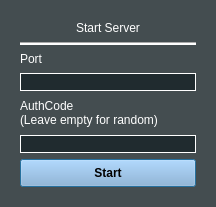
<?xml version="1.0" encoding="UTF-8"?>
<ui version="4.0">
 <class>startserver</class>
 <widget class="QDialog" name="startserver">
  <property name="geometry">
   <rect>
    <x>0</x>
    <y>0</y>
    <width>216</width>
    <height>207</height>
   </rect>
  </property>
  <property name="windowTitle">
   <string>Dialog</string>
  </property>
  <property name="styleSheet">
   <string notr="true">QWidget#startserver {
	background-color: rgba(32, 43, 47, 60%);
}
QLabel {
	background-color: rgba(32, 43, 47, 0%);
	color: rgb(255, 255, 255);
}
QLineEdit {
    background-color: #202B2F;
	color: #FFFFFF;
    border-style: outset;
    border-width: 2px;
    border-radius: 3px;
    border-color: beige;
    font: bold 10px;
}

</string>
  </property>
  <layout class="QGridLayout" name="gridLayout">
   <property name="leftMargin">
    <number>20</number>
   </property>
   <property name="topMargin">
    <number>20</number>
   </property>
   <property name="rightMargin">
    <number>20</number>
   </property>
   <property name="bottomMargin">
    <number>20</number>
   </property>
   <item row="2" column="0">
    <widget class="QLabel" name="label">
     <property name="text">
      <string>Port</string>
     </property>
    </widget>
   </item>
   <item row="7" column="0">
    <widget class="QPushButton" name="pushButton">
     <property name="styleSheet">
      <string notr="true">QPushButton#pushButton {
    background-color: #8BB2DA;

    font: bold 12px;
    padding: 6px;
}
QPushButton#pushButton:pressed {
    background-color: rgb(197,216,236);
	border-style: inset;
 
}</string>
     </property>
     <property name="text">
      <string>Start</string>
     </property>
    </widget>
   </item>
   <item row="6" column="0">
    <widget class="QLineEdit" name="lineEditAuth">
     <property name="styleSheet">
      <string notr="true">border-radius:0px;
border:1px solid #fff;</string>
     </property>
    </widget>
   </item>
   <item row="0" column="0">
    <widget class="QLabel" name="label_3">
     <property name="styleSheet">
      <string notr="true">font: 75 14pt &quot;Leelawadee UI&quot;;</string>
     </property>
     <property name="text">
      <string>Start Server</string>
     </property>
     <property name="alignment">
      <set>Qt::AlignCenter</set>
     </property>
    </widget>
   </item>
   <item row="3" column="0">
    <widget class="QLineEdit" name="lineEditPort">
     <property name="styleSheet">
      <string notr="true">border-radius:0px;
border:1px solid #fff;</string>
     </property>
    </widget>
   </item>
   <item row="4" column="0" rowspan="2">
    <widget class="QLabel" name="label_2">
     <property name="text">
      <string>AuthCode
(Leave empty for random)</string>
     </property>
    </widget>
   </item>
   <item row="1" column="0">
    <widget class="Line" name="line">
     <property name="styleSheet">
      <string notr="true">background-color:#fff</string>
     </property>
     <property name="orientation">
      <enum>Qt::Horizontal</enum>
     </property>
    </widget>
   </item>
  </layout>
 </widget>
 <resources/>
 <connections/>
</ui>
